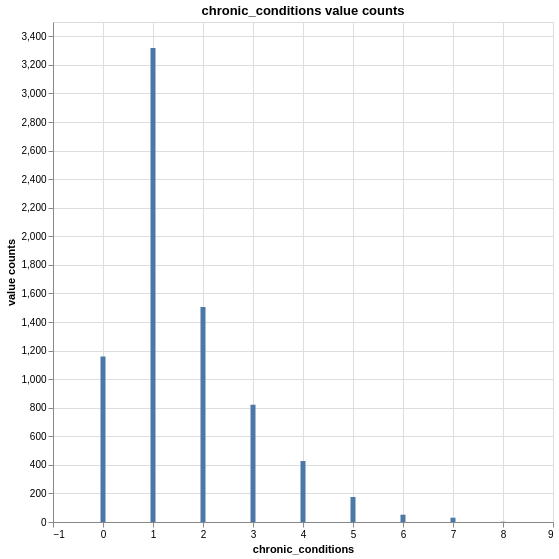

Source (notebook cell):
### Markdown cell above
## `chronic_conditions` 
The number of chronic health conditions reported, generated with a Poisson distribution (Mean: 2). The variable is ordinal. The most populated number of chronic conditions is `1`

### Code cell
df.group_by('chronic_conditions').len().rename({'len':'value counts'}).plot.bar(x='chronic_conditions', y='value counts').properties(width=500, height=500, title="chronic_conditions value counts")

### Figure 1 — Vega-Lite specification as saved in the notebook (floating-point values rounded to 4 significant figures)
{"config": {"view": {"continuousWidth": 300, "continuousHeight": 300}}, "data": {"name": "data-a53ffdafaebbd50b99dd470faa2aba6d"}, "mark": {"type": "bar", "tooltip": true}, "encoding": {"x": {"field": "chronic_conditions", "type": "quantitative"}, "y": {"field": "value counts", "type": "quantitative"}}, "height": 500, "params": [{"name": "param_8", "select": {"type": "interval", "encodings": ["x", "y"]}, "bind": "scales"}], "title": "chronic_conditions value counts", "width": 500, "$schema": "https://vega.github.io/schema/vega-lite/v5.20.1.json", "datasets": {"data-a53ffdafaebbd50b99dd470faa2aba6d": [{"chronic_conditions": 0, "value counts": 1159}, {"chronic_conditions": 6, "value counts": 51}, {"chronic_conditions": 1, "value counts": 3318}, {"chronic_conditions": 4, "value counts": 427}, {"chronic_conditions": 7, "value counts": 30}, {"chronic_conditions": 8, "value counts": 2}, {"chronic_conditions": 3, "value counts": 821}, {"chronic_conditions": 5, "value counts": 175}, {"chronic_conditions": 2, "value counts": 1505}]}}
